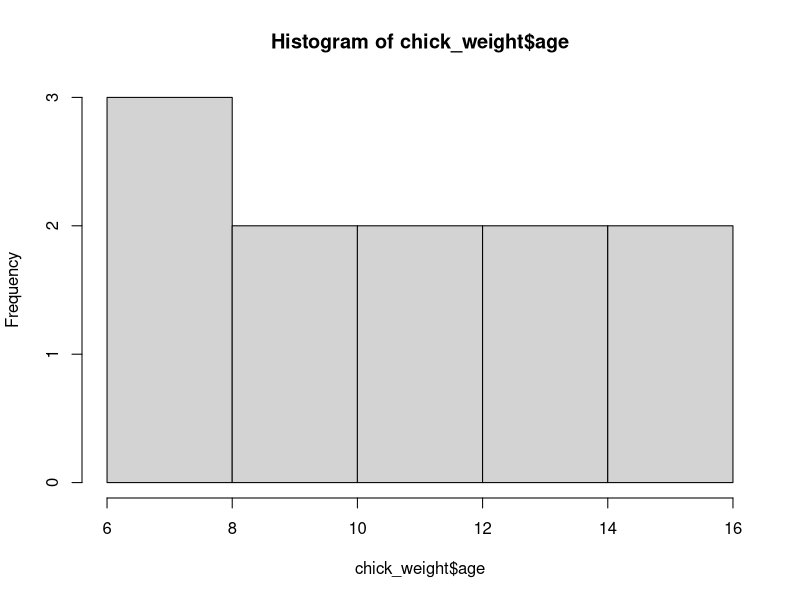
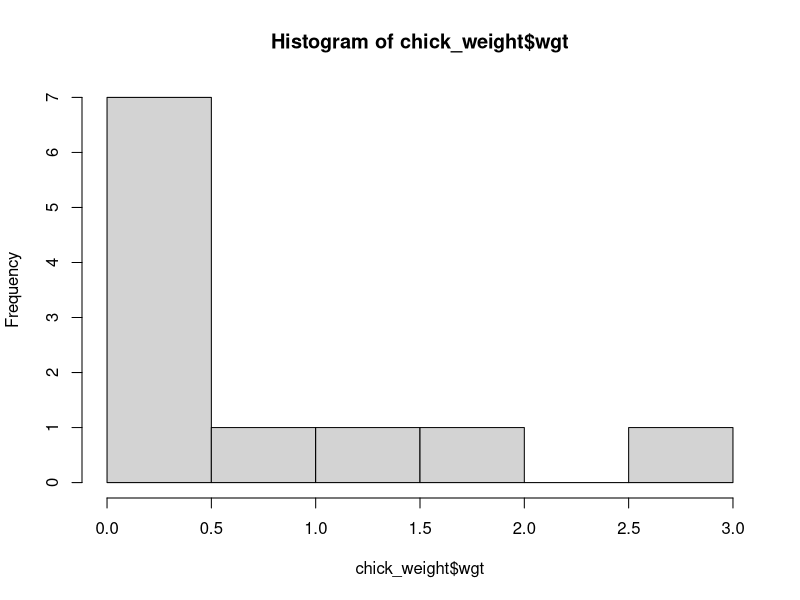
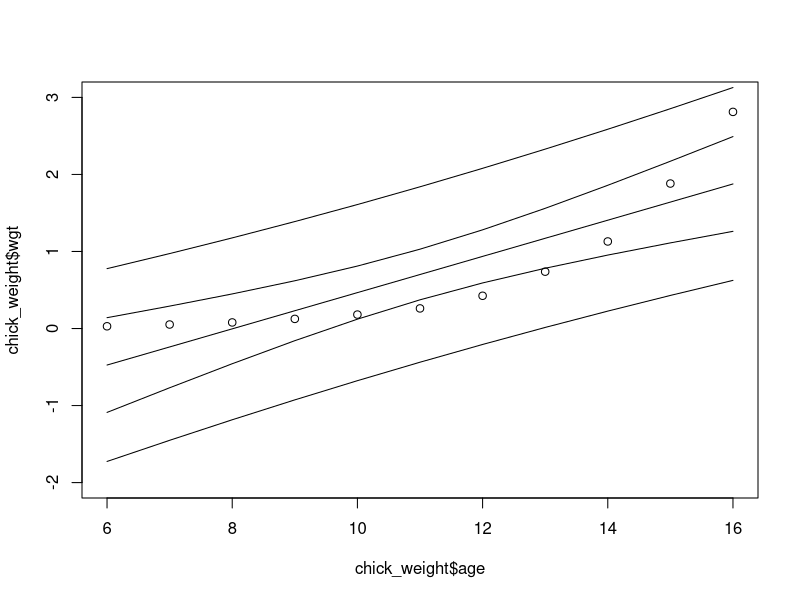
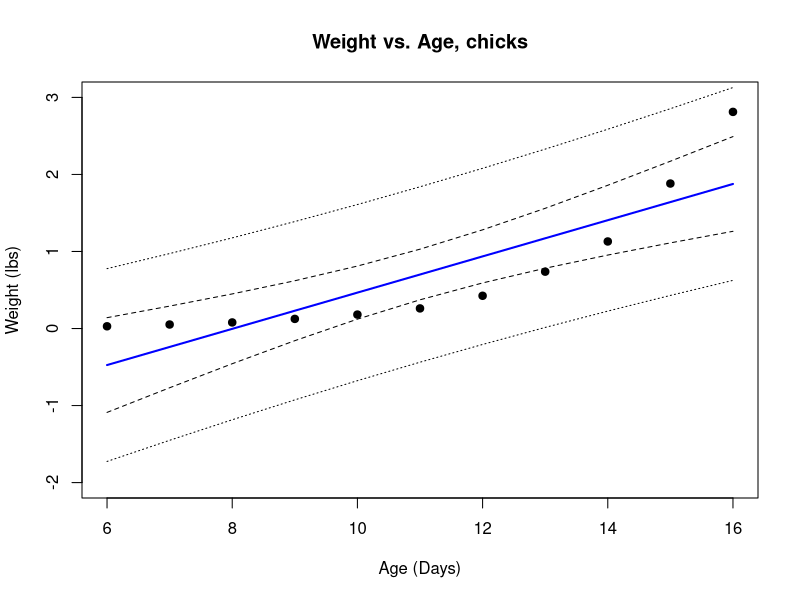

These figures' R source, in order:
### SLR R Exercise

# Create Data
chick_weight <- data.frame("age"=seq(from=6,to=16),
                           "wgt"=c(0.029,0.052,0.079,0.125,0.181,0.261,0.425,0.738,1.13,1.882,2.812))

# Initial Descriptive Statistics
mean(chick_weight$age)
median(chick_weight$age)
sd(chick_weight$age)
var(chick_weight$age)
IQR(chick_weight$age)
range(chick_weight$age)

mean(chick_weight$wgt)
median(chick_weight$wgt)
sd(chick_weight$wgt)
var(chick_weight$wgt)
IQR(chick_weight$wgt)
range(chick_weight$wgt)

hist(chick_weight$age)
hist(chick_weight$wgt)

# Calculate correlation, CI
cor(chick_weight$age,chick_weight$wgt)
cor(chick_weight$age,chick_weight$wgt)^2

cor.test(chick_weight$age,chick_weight$wgt)

# Fit SLR model
chick.lm <- lm(wgt ~ age,data=chick_weight)

# Summarize results
summary(chick.lm)

# ANOVA table
anova(chick.lm)

# confidence intervals for estimated coefficients
confint(chick.lm)

# Predict weight at 11 days
median.chick <- data.frame("age"=11)
predict(chick.lm,newdata=median.chick)

predict(chick.lm,newdata=median.chick,interval="confidence")
predict(chick.lm,newdata=median.chick,interval="prediction")

# Plot data
plot(chick_weight$age,chick_weight$wgt,ylim=c(-2,3))

# Plot predicted values
age.values <- data.frame("age"=seq(from=6,to=16))
wgt.predict <- predict(chick.lm,newdata=age.values)
wgt.ci <- as.data.frame(predict(chick.lm,newdata=age.values,interval="confidence"))
wgt.pi <- as.data.frame(predict(chick.lm,newdata=age.values,interval="prediction"))

# Plot model predictions
lines(age.values$age,wgt.predict)

# Plot confidence interval lines
lines(age.values$age,wgt.ci$lwr)
lines(age.values$age,wgt.ci$upr)

# Plot prediction interval lines
lines(age.values$age,wgt.pi$lwr)
lines(age.values$age,wgt.pi$upr)

# Some ways to clean up the plot
plot(chick_weight$age,chick_weight$wgt,ylim=c(-2,3),xlab="Age (Days)",ylab = "Weight (lbs)",main="Weight vs. Age, chicks",pch=19)

lines(age.values$age,wgt.predict,col="blue",lwd=2)

lines(age.values$age,wgt.ci$lwr,lty=2)
lines(age.values$age,wgt.ci$upr,lty=2)

lines(age.values$age,wgt.pi$lwr,lty=3)
lines(age.values$age,wgt.pi$upr,lty=3)
